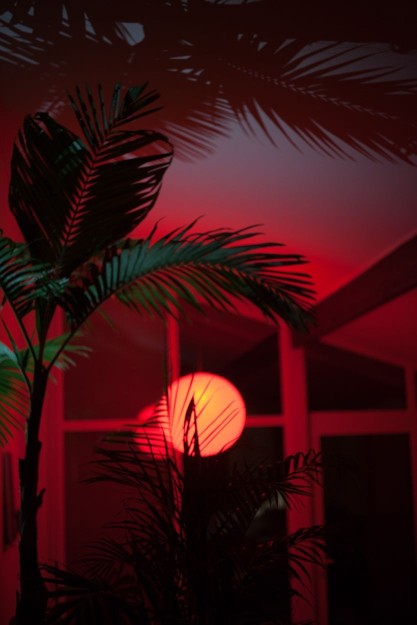
#> input picture projetnsimars2021.jpg, 833 x 1250 px (shown at 1/2 size)
$ python projethackathon_iris.py
#> lines starting #> are read from the running program, lines starting #| are printed output that depends on the picture
from PIL import Image
#from IPython.display import display
import urllib.request

# ouvrir une image hébergée sur internet
##im = Image.open(urllib.request.urlopen('https://raw.githubusercontent.com/hackathon-nsi/h7n-nsi-01/main/images/washington.bmp'))
im=Image.open('projetnsimars2021.jpg')
#> im is the input picture: PIL image 833x1250 RGB; mean R, G, B 57, 15.3, 17.4
im.show()

# créer une nouvelle image vide
# le deuxième argument représente la taille de l'image et le troisième argument (optionnel) la couleur de remplissage au format RVB
im_new = Image.new("RGB", (500, 500), (60, 0, 80))
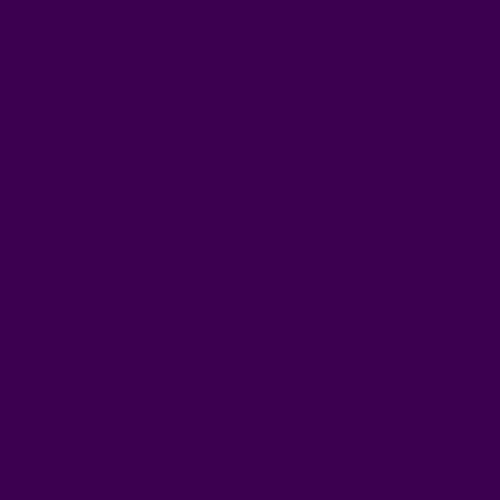
#> im_new: PIL image 500x500 RGB; mean R, G, B 60, 0, 80

# informations sur l'image
print(im.format, im.size, im.mode)
#| JPEG (833, 1250) RGB

# taille de l'image
width, height = im.size
#> width = 833; height = 1250

#> (the run stopped early here; a loop or call above may not have finished)
